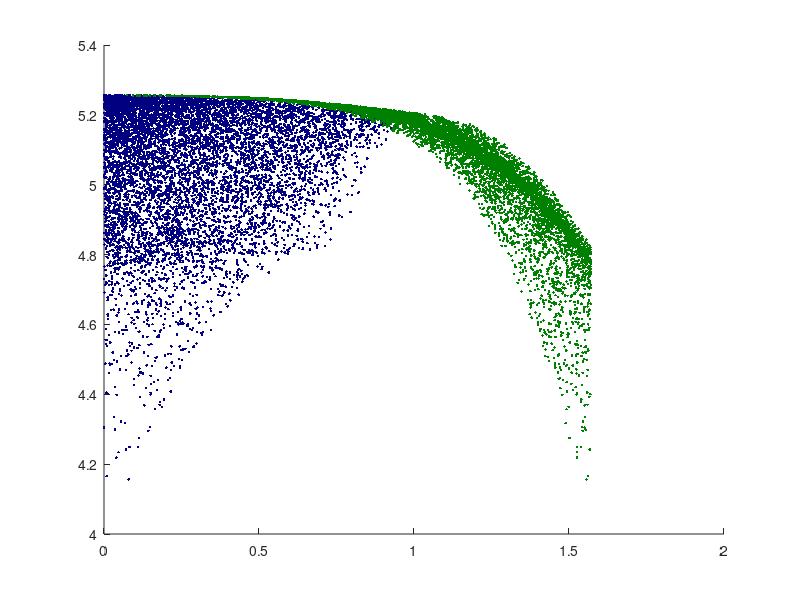

Here is the MATLAB script that generated this plot:

angles = rand(10000, 3) * pi/2;
angles = angles(sum(angles,2) < pi, :);

phi2 = 2*prod(cos(angles),2)+sum(cos(angles).*cos(angles), 2) - 1;
taninrad = sqrt(phi2) ./ prod(cos(angles / 2), 2) / 4;

fan = 2  * asinh(sqrt(phi2));
inrad = atanh(taninrad);

rat = fan ./ inrad;
minang = min(angles, [], 2);
maxang = max(angles, [], 2);

figure;
hold on;


P = std(angles,[],2) > std(std(angles,[],2),1)*5;


% for ii=0:9
% 	O = (maxang > (pi/2/10)*ii) & (maxang <= (pi/2/10)*(ii+1));
% 	plot(minang(O), rat(O), 'color', [0,0,ii/10], '.');
% end




[xxx,jjj] = sort(rat);
angles(jjj(1:10),:)
rat(jjj(1:10))

plot(minang, rat, 'color', [0,0,0.5], '.');
plot(maxang, rat, 'color', [0,0.5,0], '.');



%tri = delaunay (minang, maxang);
%trisurf(tri, minang, maxang, rat);


% figure;
% R = 250;
% img = zeros(R,R);
% mask = zeros(R,R);

% i1 = floor(minang(:) / (pi / 2) * R);
% i2 = floor(maxang(:) / (pi / 2) * R);
% %i3 = floor(angles(:,3) / (pi/2) * 5);
% i4 = rat(:)/6;

% img(i1 + R*i2 + 1) = i4;
% mask(i1 + R*i2 + 1) = 1;


% [cx, cy] = meshgrid(1:22, 1:22);
% cx = (cx - 11.5)/22*20;
% cy = (cy - 11.5)/22*20;
% cursor = exp(-cx.*cx-cy.*cy);

% img = convn(img, cursor) ./ convn(mask, cursor);
% img = img(:,:);
% size(img)
% image(repmat(uint8(255*img), [1,1,3]));



